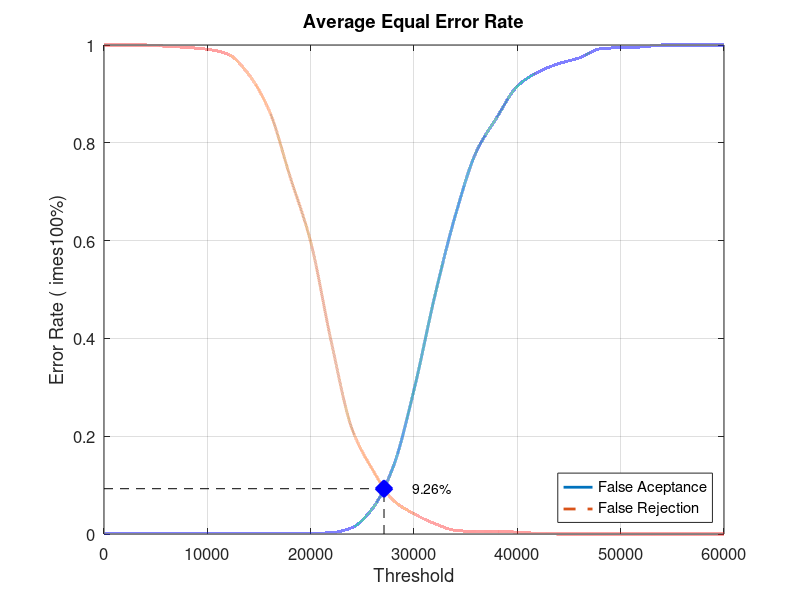
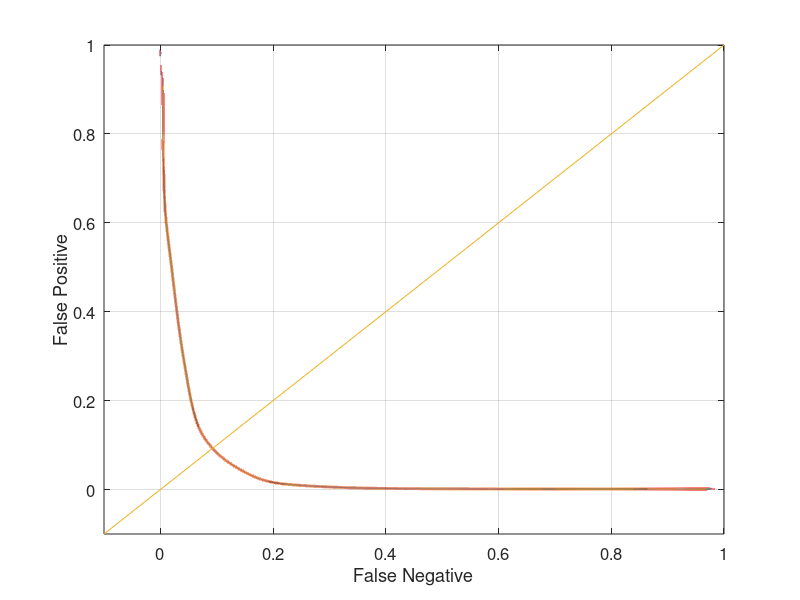

The MATLAB source for these figures, in order:
close all;
clear;
clc;
x = 0:2000:60000;
xq = 0:0.5:60000;

y0 = [0 0.00131579 0.00131579 0.00131579 0.00131579 0.00131579 0.00131579 0.00131579 0.00131579 0.00131579 0.00131579 0.00263158 0.0131579 0.0526316 0.138158 0.294737 0.485526 0.651316 0.780263 0.851316 0.915789 0.944737 0.961842 0.973684 0.992105 0.994737 0.996053 1 1 1 1]
yy0 = interp1(x, y0, xq, 'pchip');
y1 = [1 1 1 0.9975 0.995 0.99125 0.98125 0.94 0.865 0.73125 0.5975 0.3925 0.215 0.13125 0.06875 0.04125 0.02125 0.0075 0.005 0.005 0.00375 0.00125 0 0 0 0 0 0 0 0 0]
yy1 = interp1(x, y1, xq, 'pchip');

% Calculating EER: 
y2 = abs(y0 - y1);
find(y2 == min(y2))
yy2 = abs(yy0 - yy1);
xEER = find(yy2 == min(yy2));
xEERIndex = xq(xEER) % X-axis EER
yEER = yy0(xEER) % Y-axis EER

main = figure
plot(xq, yy0,'-','LineWidth', 2);	hold on
plot(xq, yy1,'--','LineWidth', 2);	hold on
plot([xEERIndex xEERIndex], [0 yEER], 'k--');	hold on
plot([0 xEERIndex], [yEER yEER], 'k--');	hold on
plot(xEERIndex, yEER, 'bx', 'LineWidth', 10);	hold on
text(xEERIndex + 10 * xEERIndex / 100, yEER, [num2str(round((10000 * yEER)) / 100) '%'])
legend('False Aceptance', 'False Rejection', 'Location', 'SouthEast')
xlabel('Threshold')
ylabel('Error Rate (	imes100%)')
title('Average Equal Error Rate')
set(gca, 'FontSize', 12)
axis([0 60000 0 1])
grid on

print(main, 'Experiment3AverageMain', '-dpng');
FNRxFPR = figure('Color', [1 1 1]);
plot(yy1, yy0, '-', yy1, yy0, 'LineWidth', 2);
hold on
y = -0.1:0.1:1
plot(y, y); 
set(gca, 'FontSize', 12)
xlabel('False Negative')
ylabel('False Positive')
axis([-0.1 1 -0.1 1])
set(gca, 'FontSize', 12)
grid on

print(FNRxFPR, 'Experiment3AverageFNRxFPR','-dpng');
